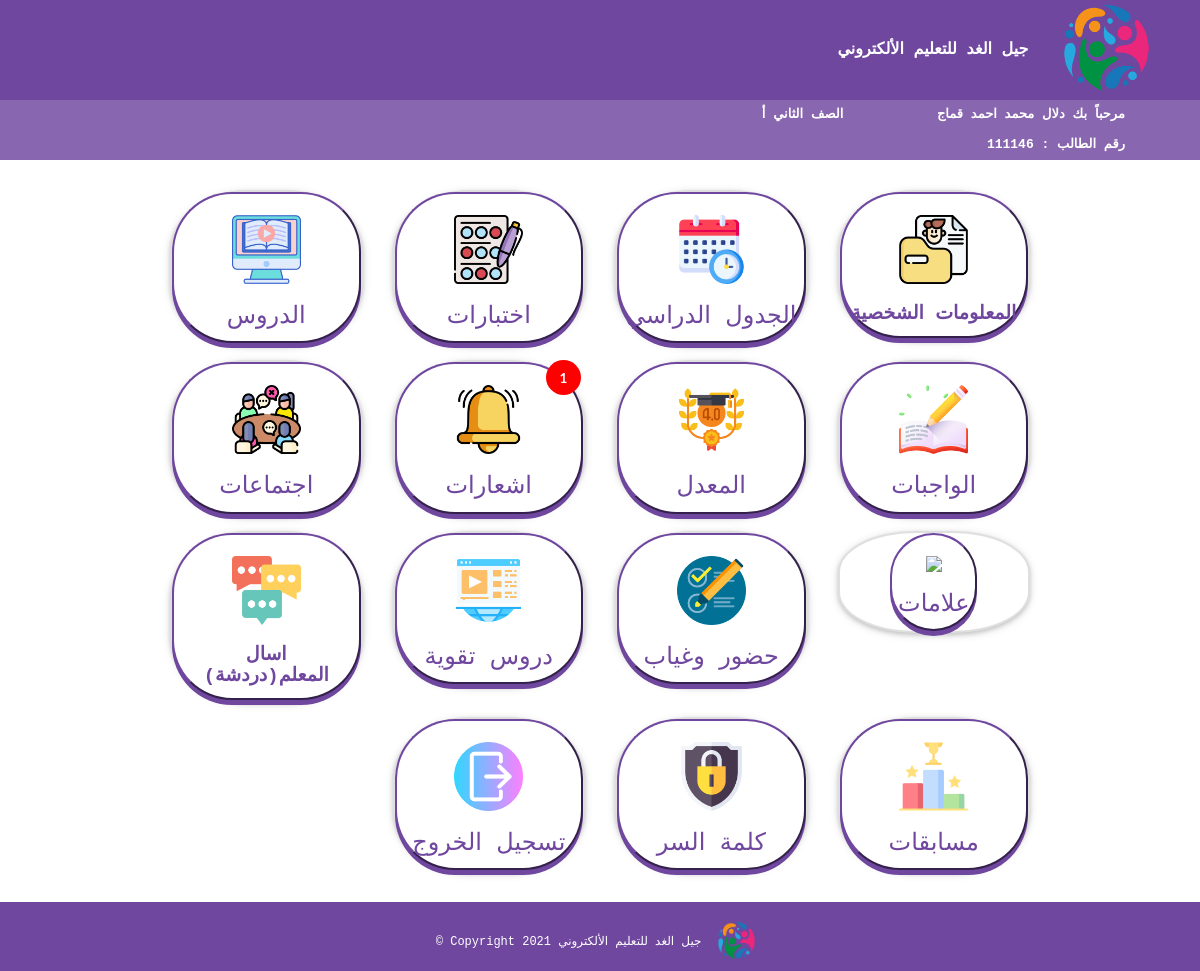
/student/home.php (signed in), run on the app's committed database.
### tables this page shows
CREATE TABLE `student` (
  `id` int(50) NOT NULL,
  `password` varchar(50) NOT NULL,
  `section_id` int(11) NOT NULL,
  `first_name` varchar(50) NOT NULL,
  `second_name` varchar(50) NOT NULL,
  `third_name` varchar(50) NOT NULL,
  `last_name` varchar(50) NOT NULL,
  `mother_name` varchar(15) NOT NULL,
  `guardian` varchar(15) NOT NULL,
  `identity_number` varchar(50) NOT NULL,
  `gender` varchar(50) NOT NULL,
  `phone` varchar(50) NOT NULL,
  `religion` varchar(15) NOT NULL,
  `address` varchar(50) NOT NULL,
  `nationality` varchar(50) NOT NULL,
  `date_of_birth` date NOT NULL,
  `place_of_birth` varchar(15) NOT NULL,
  `creationDate` timestamp NULL DEFAULT current_timestamp(),
  `updationDate` varchar(255) DEFAULT NULL
);

CREATE TABLE `course` (
  `id` int(11) NOT NULL,
  `className` varchar(50) DEFAULT NULL,
  `numOfSection` varchar(10) DEFAULT NULL,
  `creationDate` timestamp NULL DEFAULT current_timestamp(),
  `updationDate` varchar(255) DEFAULT NULL
);

### student/includes/headerMain.php (the view, shortened to what this page needs)
  <div style=" background-color:#6F479F ; color:#fff; font-size:16px ;font-weight: bold;">
                      <img src="jel.png" alt="logo"style="max-height: 100px; padding:5px; padding-right:30px;"/>
  جيل الغد للتعليم الألكتروني
      <div  style="color:#fff; font-size:13px ; padding-right:75px;  background-color:#8967B0 " >
            <?php
        $sql=mysqli_query($con,"SELECT * FROM `student` where id='".$_SESSION['login']."' ");
    $row=mysqli_fetch_array($sql);
echo "مرحباً بك ",$row['first_name'],' ',$row['second_name'],' ',$row['third_name'],' ',$row['last_name'];
        $s=mysqli_query($con,"SELECT * FROM `course` where id='".$row['section_id']."' ");
                                   $c= mysqli_fetch_array($s); echo "&nbsp; &nbsp; &nbsp; &nbsp; &nbsp; &nbsp; ",$c['className'],' ',$c['numOfSection'];
                echo "<br>","رقم الطالب : ",$row['id'];
             ?>
          </div>
</div>

### data on the page
student: first_name "دلال", second_name "محمد", third_name "احمد", last_name "قماج", id "111146"
course: className "الصف الثاني", numOfSection "أ"

### other printed values
$z "1"
